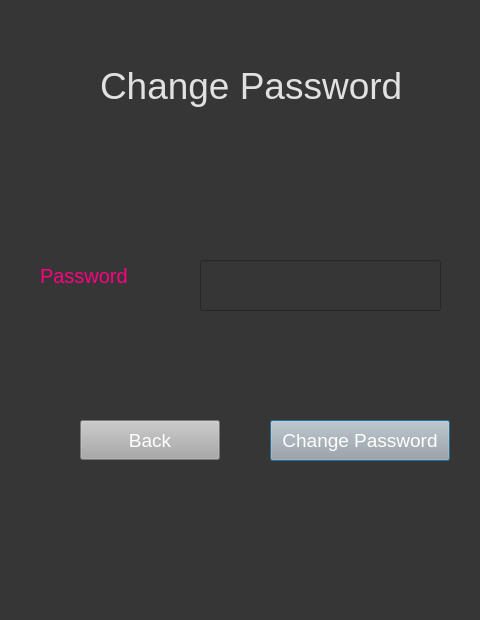
<?xml version="1.0" encoding="UTF-8"?>
<ui version="4.0">
 <class>Dialog</class>
 <widget class="QDialog" name="Dialog">
  <property name="geometry">
   <rect>
    <x>0</x>
    <y>0</y>
    <width>480</width>
    <height>620</height>
   </rect>
  </property>
  <property name="windowTitle">
   <string>Change Password</string>
  </property>
  <property name="styleSheet">
   <string notr="true">background-color: rgb(54, 54, 54);</string>
  </property>
  <widget class="QLabel" name="label">
   <property name="geometry">
    <rect>
     <x>100</x>
     <y>50</y>
     <width>300</width>
     <height>71</height>
    </rect>
   </property>
   <property name="styleSheet">
    <string notr="true">color:rgb(225, 225, 225); font-size:28pt;</string>
   </property>
   <property name="text">
    <string>Change Password</string>
   </property>
  </widget>
  <widget class="QLabel" name="label_3">
   <property name="geometry">
    <rect>
     <x>40</x>
     <y>260</y>
     <width>111</width>
     <height>31</height>
    </rect>
   </property>
   <property name="styleSheet">
    <string notr="true">font-size:15pt; color:rgb(255, 0, 127)</string>
   </property>
   <property name="text">
    <string>Password</string>
   </property>
  </widget>
   <widget class="QLineEdit" name="password">
   <property name="geometry">
    <rect>
     <x>200</x>
     <y>260</y>
     <width>241</width>
     <height>51</height>
    </rect>
   </property>
   <property name="styleSheet">
    <string notr="true">font-size:14pt; color:rgb(243, 243, 243)</string>
   </property>
   <property name="text">
    <string/>
   </property>
  </widget>
  <widget class="QPushButton" name="changepassbutton">
   <property name="geometry">
    <rect>
     <x>270</x>
     <y>420</y>
     <width>180</width>
     <height>41</height>
    </rect>
   </property>
   <property name="styleSheet">
    <string notr="true">background-color: rgb(167, 168, 167); font-size:14pt; color:rgb(255, 255, 255)</string>
   </property>
   <property name="text">
    <string>Change Password</string>
   </property>
  </widget>
  <widget class="QPushButton" name="backbutton">
   <property name="geometry">
    <rect>
     <x>80</x>
     <y>420</y>
     <width>140</width>
     <height>40</height>
    </rect>
   </property>
   <property name="styleSheet">
    <string notr="true">background-color: rgb(167, 168, 167); font-size:14pt; color:rgb(255, 255, 255)</string>
   </property>
   <property name="text">
    <string>Back</string>
   </property>
  </widget>
 </widget>
 <resources/>
 <connections/>
</ui>
